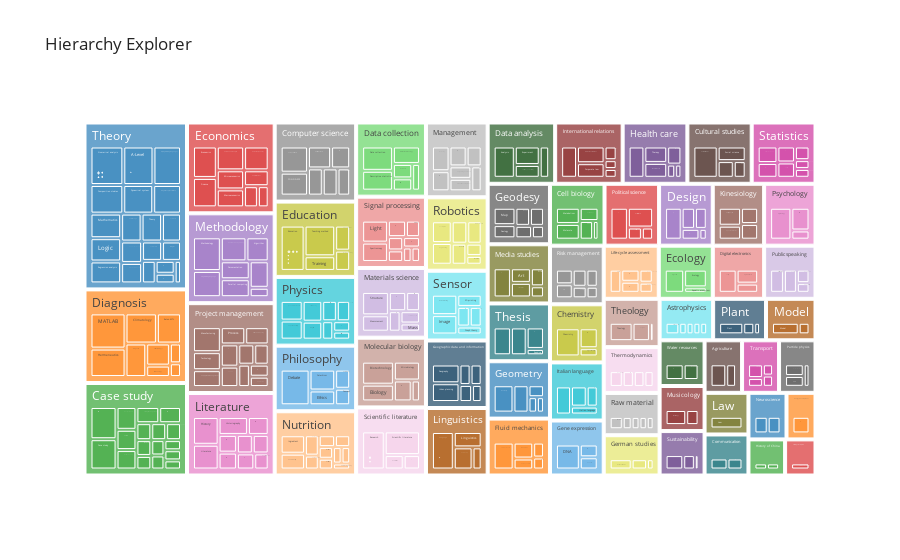

Notebook cell for this chart:
### Code cell
import plotly.express as px

px.treemap(df, path=["level 3", "level 2", "level 1"], template="simple_white", title="Hierarchy Explorer")

### Figure 1 — Plotly figure (JSON) as saved in the notebook; plotly's stock layout.template omitted (floating-point values rounded to 4 significant figures; data arrays with more than 128 entries replaced by an {"elided": "..."} marker saying what was removed)
{"data": [{"branchvalues": "total", "domain": {"x": [0.0, 1.0], "y": [0.0, 1.0]}, "hovertemplate": "labels=%{label}<br>count=%{value}<br>parent=%{parent}<br>id=%{id}<extra></extra>", "ids": {"elided": "3459 str values"}, "labels": {"elided": "3459 str values"}, "name": "", "parents": {"elided": "3459 str values"}, "values": {"elided": "3459 int values"}, "type": "treemap"}], "layout": {"legend": {"tracegroupgap": 0}, "title": {"text": "Hierarchy Explorer"}}}
